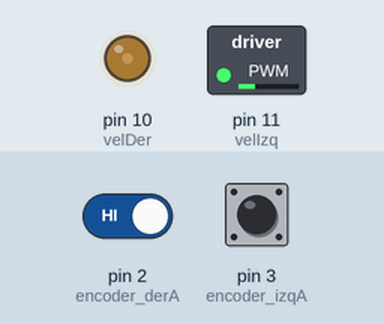
This sketch was run on a simulated Arduino Uno, built with avr-gcc and run on an emulated ATmega328P. Shown: switched loads named in the sketch (green lamp = pin HIGH), output pins drawn as LEDs (lit = HIGH). Inputs (shaded band) come from the test bench; at power-on: pin 3 (encoder_izqA) HIGH, pin 2 (encoder_derA) HIGH. What the sketch prints to the serial monitor is not drawn.

Above: at 1.2 s.
1.3 s: pin 3 (encoder_izqA) pulsed LOW 5 times (0.12 s each, 0.3 s apart)
Timing chart, 0 to 4.3 s (numbered marks = the images above; inputs shaded):
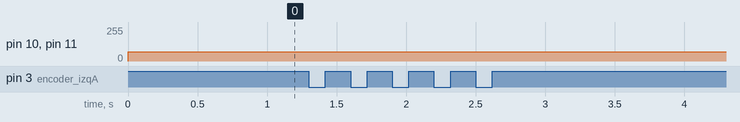

The sketch:

Ejercicio_1.ino
```cpp
/*************************La guayaba************************/
/***********************************************************/
/***********************************************************/
/***********************************************************/
/***********************************************************/
/***********************************************************/

int encoder_izqA = 3;
int encoder_izqB = 5;
int encoder_derA = 2;
int encoder_derB = 4;

volatile unsigned long leftCount = 0;
volatile unsigned long rightCount = 0;


const int der = 13; //Pin hacia el control del motor derecho
const int der1 = 8; //Pin hacia el control del motor derecho
const int izq = 12; //Pin hacia el control del motor izquierdo
const int izq1 = 9; //Pin hacia el control del motor derecho

const int velDer = 10; //Pin hacia el habilitador del motor derecho
const int velIzq = 11; //Pin hacia el habilitaror del motor izquierdo

int direccion_izq; //Parametros iniciales de los motores
int velocidad_izq = 0;

int direccion_der;
int velocidad_der = 0;

const int proxIzq = A0;
const int proxDer = A1;


/************************************************************************/
/***************************Bloque de funciones**************************/

void atras(){
  for (int i=0;i<900;i++){
  direccion_izq = true;
  velocidad_izq = 45;
  direccion_der = true;
  velocidad_der = 45;
  delay(1);
  digitalWrite(izq,direccion_izq);
  digitalWrite(izq1,!direccion_izq);
  analogWrite(velIzq,velocidad_izq);

  digitalWrite(der,direccion_der);
  digitalWrite(der1,!direccion_der);
  analogWrite(velDer,velocidad_der);
  }
}

void adelante(){
  direccion_izq = false;
  velocidad_izq = 45;
  direccion_der = false;
  velocidad_der = 45;
}

void giro_izq(){
  for (int i=0;i<250;i++){
    direccion_izq = true;
    velocidad_izq = 45;
    direccion_der = false;
    velocidad_der = 45;
    delay(1);
    digitalWrite(izq,direccion_izq);
    digitalWrite(izq1,!direccion_izq);
    analogWrite(velIzq,velocidad_izq);

    digitalWrite(der,direccion_der);
    digitalWrite(der1,!direccion_der);
    analogWrite(velDer,velocidad_der);
  }
}

void giro_der(){
  for (int i=0;i<250;i++){
    direccion_izq = false;
    velocidad_izq = 45;
    direccion_der = true;
    velocidad_der = 45;
    delay(1);
    digitalWrite(izq,direccion_izq);
    digitalWrite(izq1,!direccion_izq);
    analogWrite(velIzq,velocidad_izq);

    digitalWrite(der,direccion_der);
    digitalWrite(der1,!direccion_der);
    analogWrite(velDer,velocidad_der);
  }
}

void alto(){
  velocidad_der = 0;
  velocidad_izq = 0;
}

float muestreo(int muestras, int sensor){
  float suma = 0;
  for (int i = 0; i<muestras; i++){
    suma += analogRead(sensor);
    }
    suma /= muestras;
    return(suma);
  }

/************************************************************************/


void setup() {
  pinMode(encoder_izqA, INPUT);
  pinMode(encoder_izqB, INPUT);
  pinMode(encoder_derA, INPUT);
  pinMode(encoder_derB, INPUT);

  Serial.begin(9600);

  attachInterrupt(1, leftEncoderEvent, CHANGE);
  attachInterrupt(0, rightEncoderEvent, CHANGE);

}

void loop() {
  Serial.print("Right Count: ");
  Serial.print(rightCount);
  Serial.print("\tLeft Count: ");
  Serial.println(leftCount);
  Serial.println();

  if (leftCount <= 649){
   velocidad_izq = 70;
   direccion_izq =false;

  }
  else{
     velocidad_izq=0;
  }

  if (rightCount <= 621){
   velocidad_der = 70;
   direccion_der = false;

  }
  else{
     velocidad_der=0;
  }

 digitalWrite(izq,direccion_izq);
 digitalWrite(izq1,!direccion_izq);
 analogWrite(velIzq,velocidad_izq);

 digitalWrite(der,direccion_der);
 digitalWrite(der1,!direccion_der);
 analogWrite(velDer,velocidad_der);
}


// encoder event for the interrupt call
void leftEncoderEvent() {
   leftCount++;
}

// encoder event for the interrupt call
void rightEncoderEvent() {
  rightCount ++;
}
```

Measured:
- after the input at 1.3 s, every drawn part: stays the same
